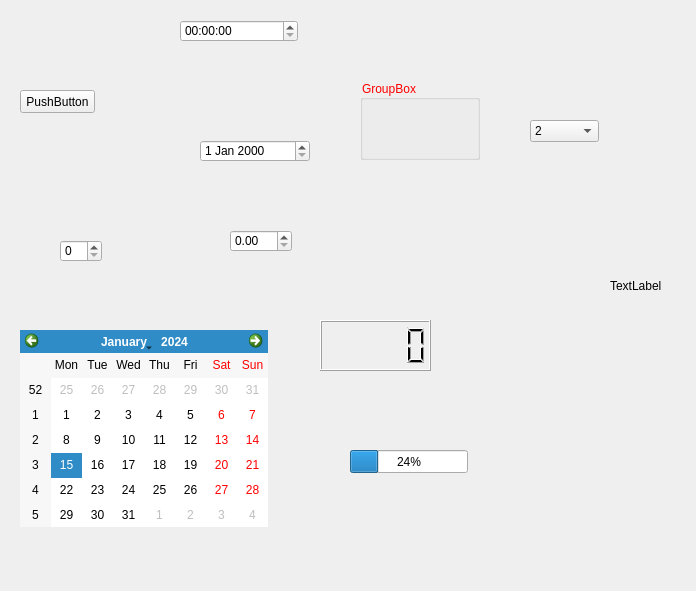
<?xml version="1.0" encoding="UTF-8"?>
<ui version="4.0">
 <class>Form</class>
 <widget class="QWidget" name="Form">
  <property name="windowModality">
   <enum>Qt::WindowModal</enum>
  </property>
  <property name="geometry">
   <rect>
    <x>0</x>
    <y>0</y>
    <width>696</width>
    <height>591</height>
   </rect>
  </property>
  <property name="windowTitle">
   <string>Form</string>
  </property>
  <widget class="QGroupBox" name="groupBox">
   <property name="geometry">
    <rect>
     <x>360</x>
     <y>80</y>
     <width>120</width>
     <height>80</height>
    </rect>
   </property>
   <property name="acceptDrops">
    <bool>true</bool>
   </property>
   <property name="toolTip">
    <string>&lt;html&gt;&lt;head/&gt;&lt;body&gt;&lt;p&gt;测试&lt;/p&gt;&lt;/body&gt;&lt;/html&gt;</string>
   </property>
   <property name="styleSheet">
    <string notr="true">color:red;
border-image: url(:/t/1.png);</string>
   </property>
   <property name="title">
    <string>GroupBox</string>
   </property>
  </widget>
  <widget class="QSpinBox" name="spinBox">
   <property name="geometry">
    <rect>
     <x>60</x>
     <y>240</y>
     <width>42</width>
     <height>22</height>
    </rect>
   </property>
  </widget>
  <widget class="QDoubleSpinBox" name="doubleSpinBox">
   <property name="geometry">
    <rect>
     <x>230</x>
     <y>230</y>
     <width>62</width>
     <height>22</height>
    </rect>
   </property>
  </widget>
  <widget class="QTimeEdit" name="timeEdit">
   <property name="geometry">
    <rect>
     <x>180</x>
     <y>20</y>
     <width>118</width>
     <height>22</height>
    </rect>
   </property>
  </widget>
  <widget class="QDateEdit" name="dateEdit">
   <property name="geometry">
    <rect>
     <x>200</x>
     <y>140</y>
     <width>110</width>
     <height>22</height>
    </rect>
   </property>
  </widget>
  <widget class="QCalendarWidget" name="calendarWidget">
   <property name="geometry">
    <rect>
     <x>20</x>
     <y>330</y>
     <width>248</width>
     <height>197</height>
    </rect>
   </property>
  </widget>
  <widget class="QLCDNumber" name="lcdNumber">
   <property name="geometry">
    <rect>
     <x>320</x>
     <y>320</y>
     <width>111</width>
     <height>51</height>
    </rect>
   </property>
  </widget>
  <widget class="QProgressBar" name="progressBar">
   <property name="geometry">
    <rect>
     <x>350</x>
     <y>450</y>
     <width>118</width>
     <height>23</height>
    </rect>
   </property>
   <property name="value">
    <number>24</number>
   </property>
  </widget>
  <widget class="QLabel" name="label">
   <property name="geometry">
    <rect>
     <x>610</x>
     <y>280</y>
     <width>54</width>
     <height>12</height>
    </rect>
   </property>
   <property name="text">
    <string>TextLabel</string>
   </property>
  </widget>
  <widget class="QComboBox" name="comboBox">
   <property name="geometry">
    <rect>
     <x>530</x>
     <y>120</y>
     <width>69</width>
     <height>22</height>
    </rect>
   </property>
   <item>
    <property name="text">
     <string>2</string>
    </property>
   </item>
   <item>
    <property name="text">
     <string>23</string>
    </property>
   </item>
   <item>
    <property name="text">
     <string>323</string>
    </property>
   </item>
  </widget>
  <widget class="QPushButton" name="pushButton">
   <property name="geometry">
    <rect>
     <x>20</x>
     <y>90</y>
     <width>75</width>
     <height>23</height>
    </rect>
   </property>
   <property name="text">
    <string>PushButton</string>
   </property>
  </widget>
 </widget>
 <resources>
  <include location="1.qrc"/>
 </resources>
 <connections/>
</ui>
